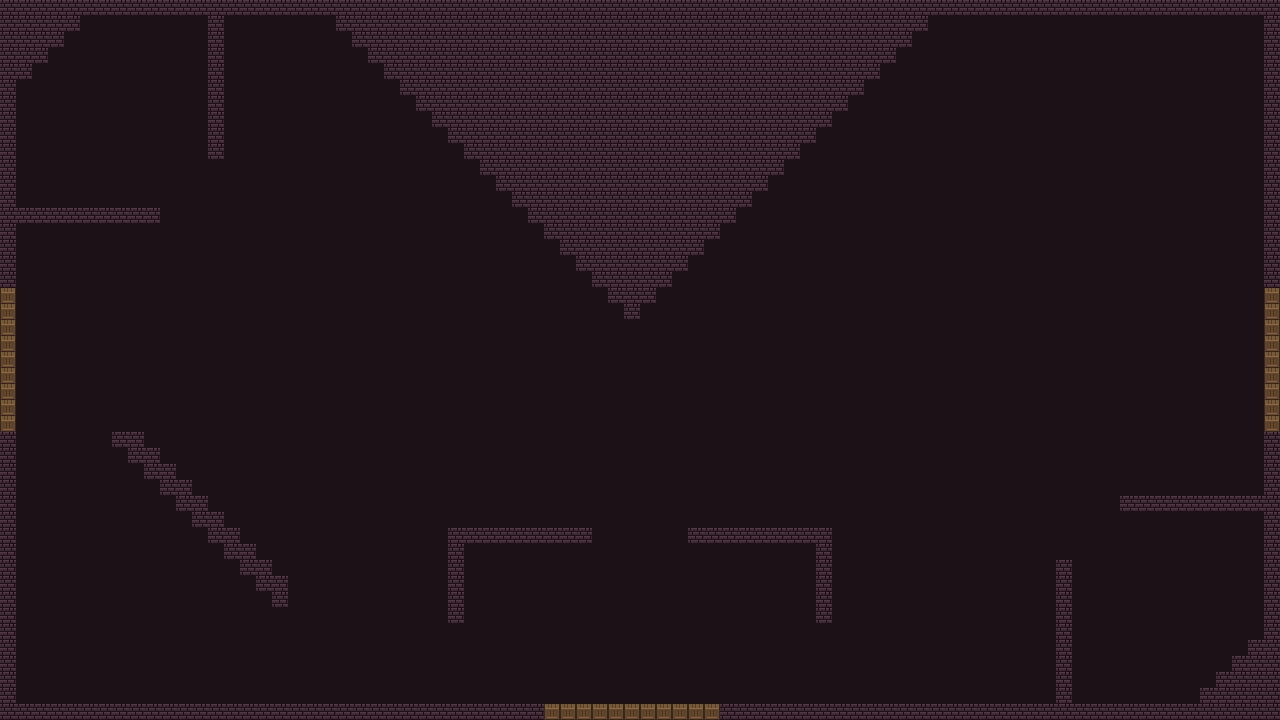

This game map was drawn from its Tiled (.tmx) file and the tilesets committed beside it. A one-line description and the trimmed map source follow:
An orthogonal 80x45 tile map with 16x16 px tiles, 2 tile layers (Tile Layer 1, Tile Layer 2) and 67 objects (64x wall, 3x door).

<map version="1.5" tiledversion="1.7.0" orientation="orthogonal" renderorder="right-down" width="80" height="45" tilewidth="16" tileheight="16" infinite="0" nextlayerid="6" nextobjectid="81">
 <tileset firstgid="1" name="Dungeon" tilewidth="16" tileheight="16" tilecount="256" columns="16">
  <image source="0x72_16x16DungeonTileset.v2.png" width="256" height="256" />
 </tileset>
 <layer id="4" name="Tile Layer 1" width="80" height="45">
  <data>[3600 cells, 3600 non-empty, 1 distinct tile ids]</data>
 </layer>
 <layer id="5" name="Tile Layer 2" width="80" height="45">
  <data>[3600 cells, 712 non-empty, 2 distinct tile ids]</data>
 </layer>
 <objectgroup id="3" name="Object Layer 1">
  <object id="1" type="wall" x="0" y="0" width="1280" height="16" />
  <object id="2" type="wall" x="0" y="16" width="16" height="272" />
  <object id="3" type="wall" x="0" y="432" width="16" height="272" />
  <object id="4" type="wall" x="0" y="704" width="544" height="16" />
  <object id="5" type="wall" x="720" y="704" width="560" height="16" />
  <object id="6" type="wall" x="1264" y="432" width="16" height="272" />
  <object id="7" type="wall" x="1264" y="16" width="16" height="272" />
  <object id="8" type="door" x="0" y="288" width="16" height="144">
   <properties>
    <property name="side" value="left" />
   </properties>
  </object>
  <object id="9" type="door" x="544" y="704" width="176" height="16">
   <properties>
    <property name="side" value="bottom" />
   </properties>
  </object>
  <object id="10" type="door" x="1264" y="288" width="16" height="144">
   <properties>
    <property name="side" value="right" />
   </properties>
  </object>
  <object id="12" type="wall" x="336" y="16" width="592" height="16" />
  <object id="13" type="wall" x="352" y="32" width="560" height="16" />
  <object id="14" type="wall" x="368" y="48" width="528" height="16" />
  <object id="15" type="wall" x="384" y="64" width="496" height="16" />
  <object id="16" type="wall" x="400" y="80" width="464" height="16" />
  <object id="17" type="wall" x="416" y="96" width="432" height="16" />
  <object id="18" type="wall" x="432" y="112" width="400" height="16" />
  <object id="19" type="wall" x="448" y="128" width="368" height="16" />
  <object id="20" type="wall" x="464" y="144" width="336" height="16" />
  <object id="21" type="wall" x="480" y="160" width="304" height="16" />
  <object id="22" type="wall" x="496" y="176" width="272" height="16" />
  <object id="23" type="wall" x="512" y="192" width="240" height="16" />
  <object id="24" type="wall" x="528" y="208" width="208" height="16" />
  <object id="25" type="wall" x="544" y="224" width="176" height="16" />
  <object id="26" type="wall" x="560" y="240" width="144" height="16" />
  <object id="28" type="wall" x="576" y="256" width="112" height="16" />
  <object id="29" type="wall" x="592" y="272" width="80" height="16" />
  <object id="30" type="wall" x="608" y="288" width="48" height="16" />
  <object id="31" type="wall" x="624" y="304" width="16" height="16" />
  <object id="32" type="wall" x="208" y="16" width="16" height="144" />
  <object id="33" type="wall" x="16" y="208" width="144" height="16" />
  <object id="34" type="wall" x="16" y="16" width="64" height="16" />
  <object id="35" type="wall" x="16" y="48" width="32" height="16" />
  <object id="36" type="wall" x="16" y="64" width="16" height="16" />
  <object id="37" type="wall" x="16" y="32" width="48" height="16" />
  <object id="38" type="wall" x="112" y="432" width="32" height="16" />
  <object id="39" type="wall" x="128" y="448" width="32" height="16" />
  <object id="40" type="wall" x="144" y="464" width="32" height="16" />
  <object id="41" type="wall" x="160" y="480" width="32" height="16" />
  <object id="42" type="wall" x="176" y="496" width="32" height="16" />
  <object id="43" type="wall" x="192" y="512" width="32" height="16" />
  <object id="44" type="wall" x="208" y="528" width="32" height="16" />
  <object id="45" type="wall" x="224" y="544" width="32" height="16" />
  <object id="46" type="wall" x="240" y="560" width="32" height="16" />
  <object id="47" type="wall" x="256" y="576" width="32" height="16" />
  <object id="48" type="wall" x="272" y="592" width="16" height="16" />
  <object id="49" type="wall" x="448" y="528" width="144" height="16" />
  <object id="50" type="wall" x="448" y="544" width="16" height="80" />
  <object id="51" type="wall" x="688" y="528" width="144" height="16" />
  <object id="52" type="wall" x="816" y="544" width="16" height="80" />
  <object id="53" type="wall" x="1056" y="560" width="16" height="144" />
  <object id="54" type="wall" x="1120" y="496" width="144" height="16" />
  <object id="55" type="wall" x="1248" y="640" width="16" height="16" />
  <object id="56" type="wall" x="1232" y="656" width="32" height="16" />
  <object id="57" type="wall" x="1216" y="672" width="48" height="16" />
  <object id="58" type="wall" x="1200" y="688" width="64" height="16" />
  <object id="59" type="wall" x="976" y="112" width="32" height="16" />
  <object id="60" type="wall" x="992" y="128" width="32" height="16" />
  <object id="61" type="wall" x="1008" y="144" width="32" height="16" />
  <object id="62" type="wall" x="1024" y="160" width="32" height="16" />
  <object id="63" type="wall" x="1040" y="176" width="32" height="16" />
  <object id="65" type="wall" x="1056" y="192" width="32" height="16" />
  <object id="66" type="wall" x="1072" y="208" width="32" height="16" />
  <object id="67" type="wall" x="1088" y="224" width="32" height="16" />
  <object id="68" type="wall" x="1104" y="240" width="32" height="16" />
  <object id="69" type="wall" x="1120" y="256" width="32" height="16" />
  <object id="70" type="wall" x="1136" y="272" width="32" height="16" />
 </objectgroup>
</map>
